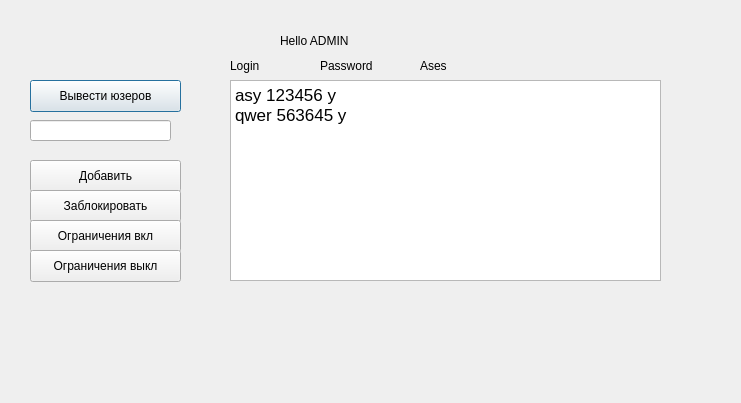
<?xml version="1.0" encoding="UTF-8"?>
<ui version="4.0">
 <class>TWindow</class>
 <widget class="QDialog" name="TWindow">
  <property name="geometry">
   <rect>
    <x>0</x>
    <y>0</y>
    <width>741</width>
    <height>403</height>
   </rect>
  </property>
  <property name="windowTitle">
   <string>Dialog</string>
  </property>
  <widget class="QLabel" name="label">
   <property name="geometry">
    <rect>
     <x>280</x>
     <y>20</y>
     <width>91</width>
     <height>41</height>
    </rect>
   </property>
   <property name="text">
    <string>Hello ADMIN</string>
   </property>
  </widget>
  <widget class="QPushButton" name="pushButton">
   <property name="geometry">
    <rect>
     <x>30</x>
     <y>80</y>
     <width>151</width>
     <height>32</height>
    </rect>
   </property>
   <property name="text">
    <string>Вывести юзеров</string>
   </property>
  </widget>
  <widget class="QPushButton" name="pushButton_2">
   <property name="geometry">
    <rect>
     <x>30</x>
     <y>160</y>
     <width>151</width>
     <height>32</height>
    </rect>
   </property>
   <property name="text">
    <string>Добавить</string>
   </property>
  </widget>
  <widget class="QPushButton" name="pushButton_3">
   <property name="geometry">
    <rect>
     <x>30</x>
     <y>190</y>
     <width>151</width>
     <height>32</height>
    </rect>
   </property>
   <property name="text">
    <string>Заблокировать</string>
   </property>
  </widget>
  <widget class="QPushButton" name="pushButton_4">
   <property name="geometry">
    <rect>
     <x>30</x>
     <y>220</y>
     <width>151</width>
     <height>32</height>
    </rect>
   </property>
   <property name="text">
    <string>Ограничения вкл</string>
   </property>
  </widget>
  <widget class="QPushButton" name="pushButton_5">
   <property name="geometry">
    <rect>
     <x>30</x>
     <y>250</y>
     <width>151</width>
     <height>32</height>
    </rect>
   </property>
   <property name="text">
    <string>Ограничения выкл</string>
   </property>
  </widget>
  <widget class="QLineEdit" name="lineEdit">
   <property name="geometry">
    <rect>
     <x>30</x>
     <y>120</y>
     <width>141</width>
     <height>21</height>
    </rect>
   </property>
  </widget>
  <widget class="QTextEdit" name="textEdit">
   <property name="geometry">
    <rect>
     <x>230</x>
     <y>80</y>
     <width>431</width>
     <height>201</height>
    </rect>
   </property>
   <property name="html">
    <string>&lt;!DOCTYPE HTML PUBLIC &quot;-//W3C//DTD HTML 4.0//EN&quot; &quot;http://www.w3.org/TR/REC-html40/strict.dtd&quot;&gt;
&lt;html&gt;&lt;head&gt;&lt;meta name=&quot;qrichtext&quot; content=&quot;1&quot; /&gt;&lt;style type=&quot;text/css&quot;&gt;
p, li { white-space: pre-wrap; }
&lt;/style&gt;&lt;/head&gt;&lt;body style=&quot; font-family:'.AppleSystemUIFont'; font-size:13pt; font-weight:400; font-style:normal;&quot;&gt;
&lt;p style=&quot; margin-top:0px; margin-bottom:0px; margin-left:0px; margin-right:0px; -qt-block-indent:0; text-indent:0px;&quot;&gt;asy 123456 y&lt;br /&gt;qwer 563645 y&lt;/p&gt;&lt;/body&gt;&lt;/html&gt;</string>
   </property>
  </widget>
  <widget class="QLabel" name="label_2">
   <property name="geometry">
    <rect>
     <x>230</x>
     <y>50</y>
     <width>71</width>
     <height>31</height>
    </rect>
   </property>
   <property name="text">
    <string>Login</string>
   </property>
  </widget>
  <widget class="QLabel" name="label_3">
   <property name="geometry">
    <rect>
     <x>320</x>
     <y>50</y>
     <width>71</width>
     <height>31</height>
    </rect>
   </property>
   <property name="text">
    <string>Password</string>
   </property>
  </widget>
  <widget class="QLabel" name="label_4">
   <property name="geometry">
    <rect>
     <x>420</x>
     <y>50</y>
     <width>71</width>
     <height>31</height>
    </rect>
   </property>
   <property name="text">
    <string>Ases</string>
   </property>
  </widget>
 </widget>
 <resources/>
 <connections/>
</ui>
